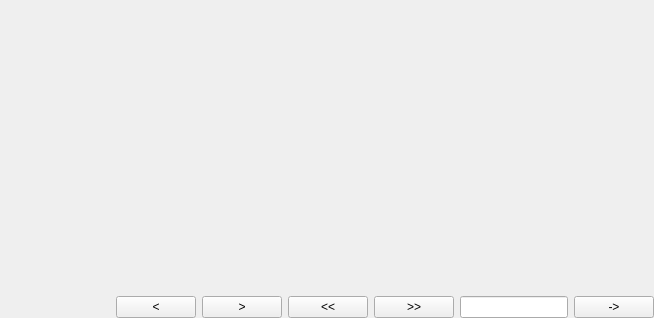
<?xml version="1.0" encoding="UTF-8"?>
<ui version="4.0">
 <class>HNMutiPageWidget</class>
 <widget class="QWidget" name="HNMutiPageWidget">
  <property name="geometry">
   <rect>
    <x>0</x>
    <y>0</y>
    <width>654</width>
    <height>318</height>
   </rect>
  </property>
  <property name="windowTitle">
   <string>Form</string>
  </property>
  <layout class="QVBoxLayout" name="verticalLayout">
   <property name="leftMargin">
    <number>0</number>
   </property>
   <property name="topMargin">
    <number>0</number>
   </property>
   <property name="rightMargin">
    <number>0</number>
   </property>
   <property name="bottomMargin">
    <number>0</number>
   </property>
   <item>
    <widget class="QStackedWidget" name="stWidgetPage"/>
   </item>
   <item>
    <layout class="QHBoxLayout" name="horizontalLayout">
     <item>
      <spacer name="horizontalSpacer">
       <property name="orientation">
        <enum>Qt::Horizontal</enum>
       </property>
       <property name="sizeHint" stdset="0">
        <size>
         <width>40</width>
         <height>20</height>
        </size>
       </property>
      </spacer>
     </item>
     <item>
      <widget class="QLabel" name="lbPos">
       <property name="text">
        <string/>
       </property>
      </widget>
     </item>
     <item>
      <widget class="QPushButton" name="btnLeft">
       <property name="text">
        <string>&lt;</string>
       </property>
      </widget>
     </item>
     <item>
      <widget class="QPushButton" name="btnRight">
       <property name="text">
        <string>&gt;</string>
       </property>
      </widget>
     </item>
     <item>
      <widget class="QPushButton" name="btnLeftHead">
       <property name="text">
        <string>&lt;&lt;</string>
       </property>
      </widget>
     </item>
     <item>
      <widget class="QPushButton" name="btnRightHead">
       <property name="text">
        <string>&gt;&gt;</string>
       </property>
      </widget>
     </item>
     <item>
      <widget class="QLineEdit" name="leNum"/>
     </item>
     <item>
      <widget class="QPushButton" name="btnJump">
       <property name="text">
        <string>-&gt;</string>
       </property>
      </widget>
     </item>
    </layout>
   </item>
  </layout>
 </widget>
 <resources/>
 <connections/>
</ui>
